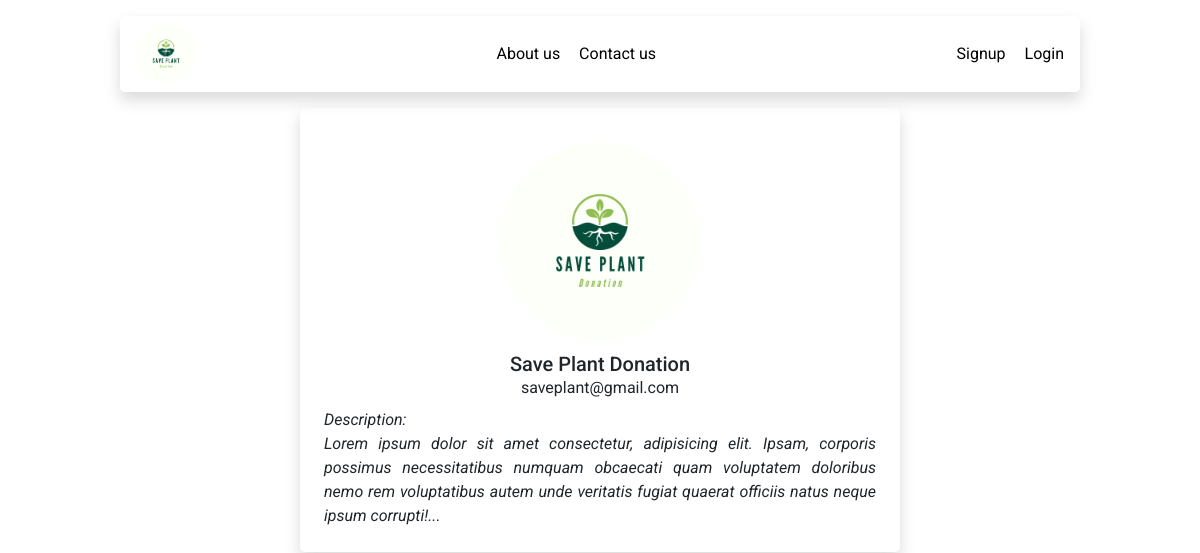
Page /about-us on the committed database.
### my_app/models.py (models this page shows, shortened)
class Aboutus(models.Model):
    organization_name = models.CharField(max_length=200)
    email = models.EmailField()
    description = models.TextField(max_length=400)
    image = models.ImageField(default='save_plant_logo.png', upload_to='organization_images')
    class Meta:
        verbose_name_plural = 'About us'

### my_app/views.py (the view)
# urls.py: path('about-us', views.about_us, name='about_us'),
def about_us(request):
    organization = Aboutus.objects.all().order_by('-id')[:1]
    return render(request, 'my_app/about_us.html', {
        'organization': organization[0]
    })

### my_app/templates/my_app/about_us.html
{% extends 'my_app/base.html' %} {% load static %} {% block content %}
<div class="profile-user-details shadow p-4 mt-3" style="margin: 0 auto">
  <div class="profile-user-image d-flex justify-content-center">
    <div class="profile-user-image-container">
      <img src="{{organization.image.url}}" alt="" />
    </div>
  </div>
  <div class="profile-user-name d-flex align-items-center flex-column mb-2">
    <h5 style="margin-bottom: 0">{{organization.organization_name}}</h5>
    <p>{{organization.email}}</p>
  </div>
  <div class="profile-user-description">
    <p>Description:</p>
    <p>{{organization.description}}</p>
  </div>
</div>
{%endblock content %}

### my_app/static/my_app/css/index.css (style rules this page uses)
* { margin: 0; padding: 0; box-sizing: border-box; }
body { font-family: "Roboto", sans-serif; }
p { margin-bottom: 0; }
.profile-user-details, .profile-user-projects { width: 50%; }
.profile-user-details, .profile-user-projects { border-radius: 5px; }
.profile-user-image { padding: 10px; border-radius: 5px; }
.profile-user-image-container { width: 200px; height: 200px; overflow: hidden; border-radius: 100%; }
.profile-user-image-container img { width: 100%; height: 100%; object-fit: cover; }
.profile-user-details { position: sticky; top: 90px; }
.profile-user-description { font-style: italic; text-align: justify; }

### rows in the picture
Aboutus: image (picture), organization_name "Save Plant Donation", email "saveplant@gmail.com", description "Lorem ipsum dolor sit amet consectetur, adipisicing elit. Ipsam, corporis possimus necessitatibus numquam obcaecati quam voluptatem doloribus nemo rem voluptatibus autem unde veritatis fugiat quaerat officiis natus neque ipsum corrupti!..."
